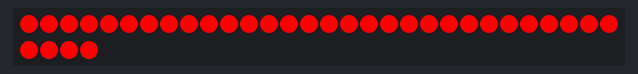
The sketch below on a simulated Arduino Uno, built with avr-gcc and run on an emulated ATmega328P. Shown: 34 RGB LEDs in strip order, left to right, continuing on the next row. Dim RGB values are drawn brighter than linear.

Above: at 0.15 s.
At 5.29 s:
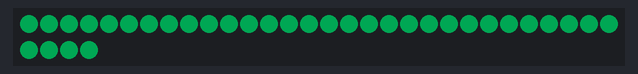
At 8.09 s:
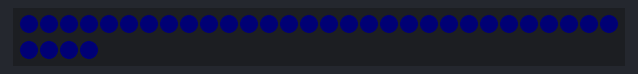
At 13.79 s:
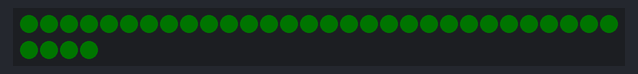
At 20.12 s:
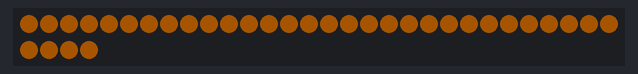
At 39.51 s:
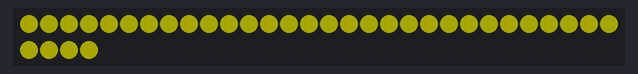

The sketch:

pulse1.ino
```cpp
#include <FastLED.h>
#include <string.h>
#define LED_PIN 7
#define NUM_LEDS  34
#define RED 0
#define ORANGE  32
#define YELLOW  64
#define GREEN 96
#define AQUA 128
#define BLUE 160
#define PURPLE 192
#define PINK 224
#define TEST 255, 0, 255

//setup
static uint8_t hues[] = {RED, ORANGE, YELLOW, GREEN, AQUA, BLUE, PURPLE, PINK};
int d = 5; //delay


CRGB leds[NUM_LEDS];
static uint8_t value; // unsigned integer 0 - 255

void setup() {
  FastLED.addLeds<WS2812, LED_PIN, GRB>(leds, NUM_LEDS);
  Serial.begin(9600);
}

void loop(){
  //pulse
  for (int i = 0; i < sizeof(hues); i++){
    value = 255;
    while (value > 1){
      FastLED.showColor(CHSV(hues[i], 255, --value));
      delay(3);
    }
  }
}
```
